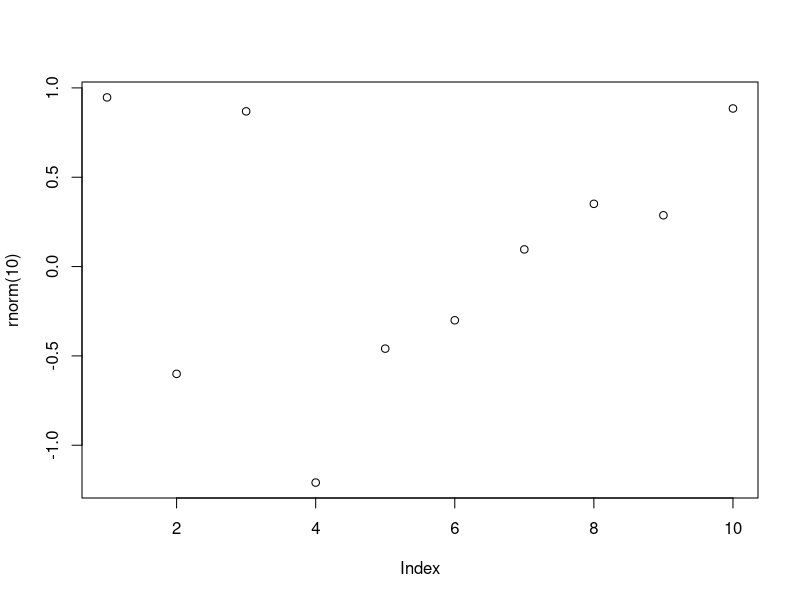
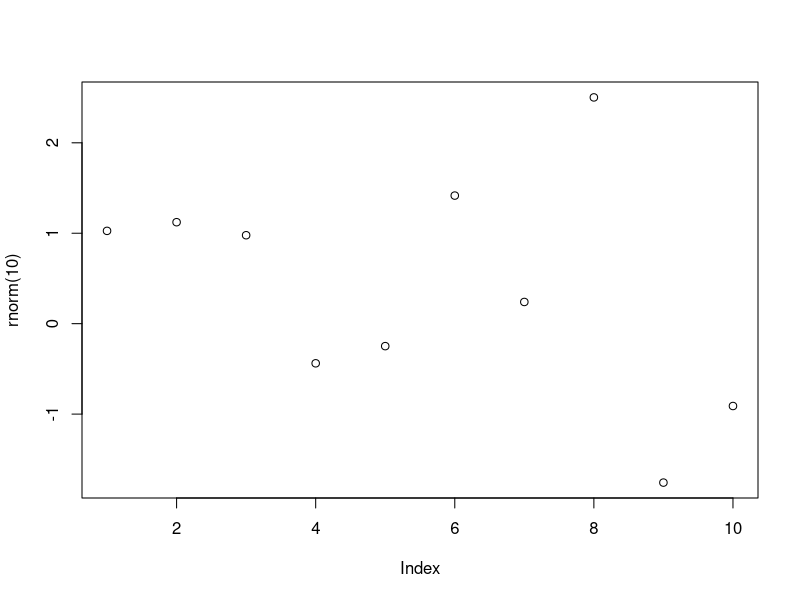
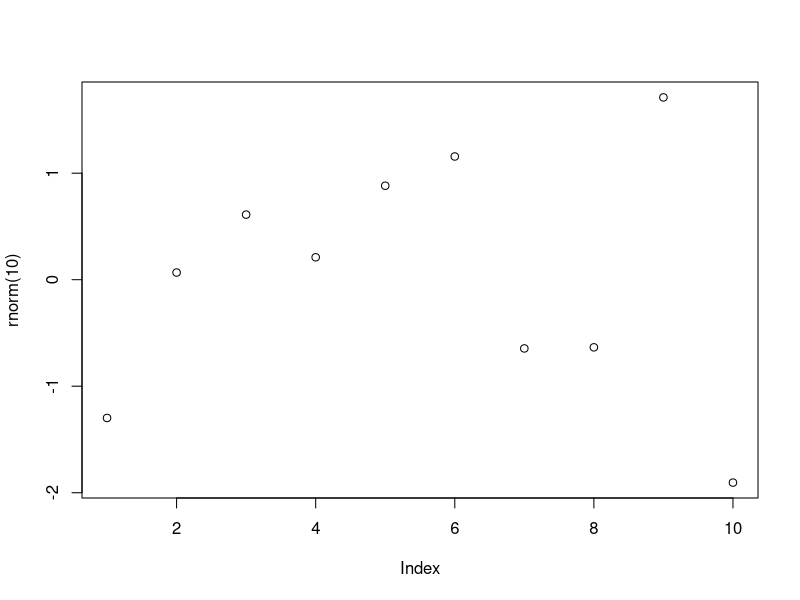

Write R code to recreate these figures, in order.
## ---- chunk 1
##here I plot some numbers
plot (rnorm (10))
## ---- chunk 2
##here I plot some numbers
plot (rnorm (10))
## ---- chunk 3
##here I plot some numbers
plot (rnorm (10))
greeting = "hello"
## ---- chunk 4
greeting
